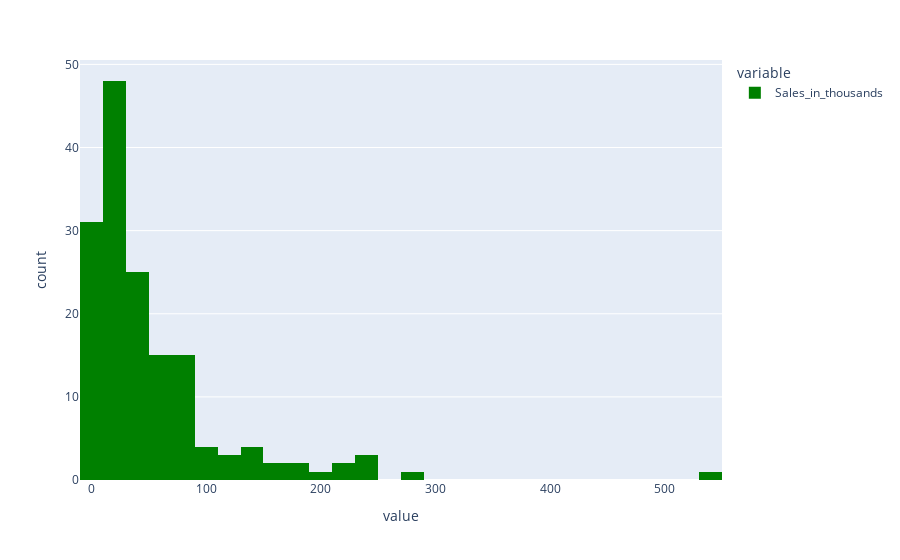

Notebook code cell kept with this figure:
### Code cell
px.histogram(df['Sales_in_thousands'],color_discrete_sequence=['green'])

### Figure 1 — Plotly figure (JSON) as saved in the notebook; plotly's stock layout.template omitted (floating-point values rounded to 4 significant figures; data arrays with more than 128 entries replaced by an {"elided": "..."} marker saying what was removed)
{"data": [{"alignmentgroup": "True", "bingroup": "x", "hovertemplate": "variable=Sales_in_thousands<br>value=%{x}<br>count=%{y}<extra></extra>", "legendgroup": "Sales_in_thousands", "marker": {"color": "green", "pattern": {"shape": ""}}, "name": "Sales_in_thousands", "offsetgroup": "Sales_in_thousands", "orientation": "v", "showlegend": true, "type": "histogram", "x": {"elided": "157 float values"}, "xaxis": "x", "yaxis": "y"}], "layout": {"barmode": "relative", "legend": {"title": {"text": "variable"}, "tracegroupgap": 0}, "margin": {"t": 60}, "xaxis": {"anchor": "y", "domain": [0, 1], "title": {"text": "value"}}, "yaxis": {"anchor": "x", "domain": [0, 1], "title": {"text": "count"}}}}
